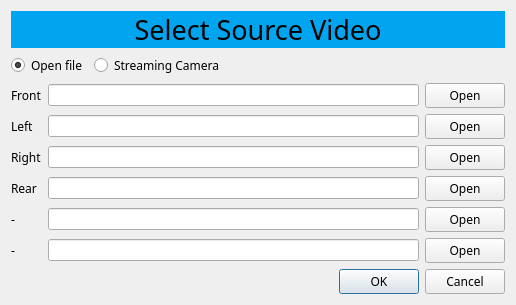
<?xml version="1.0" encoding="UTF-8"?>
<ui version="4.0">
 <class>OpenVideo_OpenCam</class>
 <widget class="QDialog" name="OpenVideo_OpenCam">
  <property name="geometry">
   <rect>
    <x>0</x>
    <y>0</y>
    <width>516</width>
    <height>300</height>
   </rect>
  </property>
  <property name="sizePolicy">
   <sizepolicy hsizetype="Fixed" vsizetype="Fixed">
    <horstretch>0</horstretch>
    <verstretch>0</verstretch>
   </sizepolicy>
  </property>
  <property name="windowTitle">
   <string>Select source</string>
  </property>
  <layout class="QVBoxLayout" name="verticalLayout">
   <item>
    <widget class="QLabel" name="label_7">
     <property name="font">
      <font>
       <family>Sans Serif</family>
       <pointsize>20</pointsize>
      </font>
     </property>
     <property name="styleSheet">
      <string notr="true">background-color: rgb(0, 164, 239);</string>
     </property>
     <property name="text">
      <string>Select Source Video</string>
     </property>
     <property name="alignment">
      <set>Qt::AlignCenter</set>
     </property>
    </widget>
   </item>
   <item>
    <layout class="QHBoxLayout" name="horizontalLayout">
     <item>
      <widget class="QRadioButton" name="radioButton">
       <property name="font">
        <font>
         <family>Sans Serif</family>
        </font>
       </property>
       <property name="text">
        <string>Open file</string>
       </property>
       <property name="checked">
        <bool>true</bool>
       </property>
      </widget>
     </item>
     <item>
      <widget class="QRadioButton" name="radioButton_2">
       <property name="font">
        <font>
         <family>Sans Serif</family>
        </font>
       </property>
       <property name="text">
        <string>Streaming Camera</string>
       </property>
      </widget>
     </item>
     <item>
      <spacer name="horizontalSpacer">
       <property name="orientation">
        <enum>Qt::Horizontal</enum>
       </property>
       <property name="sizeHint" stdset="0">
        <size>
         <width>40</width>
         <height>20</height>
        </size>
       </property>
      </spacer>
     </item>
    </layout>
   </item>
   <item>
    <layout class="QGridLayout" name="gridLayout">
     <item row="1" column="2">
      <widget class="QPushButton" name="button_source_stream_2">
       <property name="font">
        <font>
         <family>Sans Serif</family>
        </font>
       </property>
       <property name="text">
        <string>Open</string>
       </property>
      </widget>
     </item>
     <item row="5" column="2">
      <widget class="QPushButton" name="button_source_stream_6">
       <property name="font">
        <font>
         <family>Sans Serif</family>
        </font>
       </property>
       <property name="text">
        <string>Open</string>
       </property>
      </widget>
     </item>
     <item row="1" column="1">
      <widget class="QLineEdit" name="lineEdit_source_2"/>
     </item>
     <item row="5" column="1">
      <widget class="QLineEdit" name="lineEdit_source_6"/>
     </item>
     <item row="3" column="1">
      <widget class="QLineEdit" name="lineEdit_source_4"/>
     </item>
     <item row="0" column="2">
      <widget class="QPushButton" name="button_source_stream_1">
       <property name="font">
        <font>
         <family>Sans Serif</family>
        </font>
       </property>
       <property name="text">
        <string>Open</string>
       </property>
      </widget>
     </item>
     <item row="4" column="1">
      <widget class="QLineEdit" name="lineEdit_source_5"/>
     </item>
     <item row="0" column="1">
      <widget class="QLineEdit" name="lineEdit_source_1"/>
     </item>
     <item row="2" column="1">
      <widget class="QLineEdit" name="lineEdit_source_3"/>
     </item>
     <item row="4" column="2">
      <widget class="QPushButton" name="button_source_stream_5">
       <property name="font">
        <font>
         <family>Sans Serif</family>
        </font>
       </property>
       <property name="text">
        <string>Open</string>
       </property>
      </widget>
     </item>
     <item row="3" column="2">
      <widget class="QPushButton" name="button_source_stream_4">
       <property name="font">
        <font>
         <family>Sans Serif</family>
        </font>
       </property>
       <property name="text">
        <string>Open</string>
       </property>
      </widget>
     </item>
     <item row="2" column="2">
      <widget class="QPushButton" name="button_source_stream_3">
       <property name="font">
        <font>
         <family>Sans Serif</family>
        </font>
       </property>
       <property name="text">
        <string>Open</string>
       </property>
      </widget>
     </item>
     <item row="0" column="0">
      <widget class="QLabel" name="label">
       <property name="font">
        <font>
         <family>Sans Serif</family>
        </font>
       </property>
       <property name="text">
        <string>Front</string>
       </property>
      </widget>
     </item>
     <item row="1" column="0">
      <widget class="QLabel" name="label_2">
       <property name="font">
        <font>
         <family>Sans Serif</family>
        </font>
       </property>
       <property name="text">
        <string>Left</string>
       </property>
      </widget>
     </item>
     <item row="2" column="0">
      <widget class="QLabel" name="label_3">
       <property name="font">
        <font>
         <family>Sans Serif</family>
        </font>
       </property>
       <property name="text">
        <string>Right</string>
       </property>
      </widget>
     </item>
     <item row="3" column="0">
      <widget class="QLabel" name="label_4">
       <property name="font">
        <font>
         <family>Sans Serif</family>
        </font>
       </property>
       <property name="text">
        <string>Rear</string>
       </property>
      </widget>
     </item>
     <item row="4" column="0">
      <widget class="QLabel" name="label_5">
       <property name="font">
        <font>
         <family>Sans Serif</family>
        </font>
       </property>
       <property name="text">
        <string>-</string>
       </property>
      </widget>
     </item>
     <item row="5" column="0">
      <widget class="QLabel" name="label_6">
       <property name="font">
        <font>
         <family>Sans Serif</family>
        </font>
       </property>
       <property name="text">
        <string>-</string>
       </property>
      </widget>
     </item>
    </layout>
   </item>
   <item>
    <widget class="QDialogButtonBox" name="buttonBox">
     <property name="font">
      <font>
       <family>Sans Serif</family>
      </font>
     </property>
     <property name="orientation">
      <enum>Qt::Horizontal</enum>
     </property>
     <property name="standardButtons">
      <set>QDialogButtonBox::Cancel|QDialogButtonBox::Ok</set>
     </property>
    </widget>
   </item>
  </layout>
 </widget>
 <resources/>
 <connections>
  <connection>
   <sender>buttonBox</sender>
   <signal>accepted()</signal>
   <receiver>OpenVideo_OpenCam</receiver>
   <slot>accept()</slot>
   <hints>
    <hint type="sourcelabel">
     <x>248</x>
     <y>254</y>
    </hint>
    <hint type="destinationlabel">
     <x>157</x>
     <y>274</y>
    </hint>
   </hints>
  </connection>
  <connection>
   <sender>buttonBox</sender>
   <signal>rejected()</signal>
   <receiver>OpenVideo_OpenCam</receiver>
   <slot>reject()</slot>
   <hints>
    <hint type="sourcelabel">
     <x>316</x>
     <y>260</y>
    </hint>
    <hint type="destinationlabel">
     <x>286</x>
     <y>274</y>
    </hint>
   </hints>
  </connection>
 </connections>
</ui>
